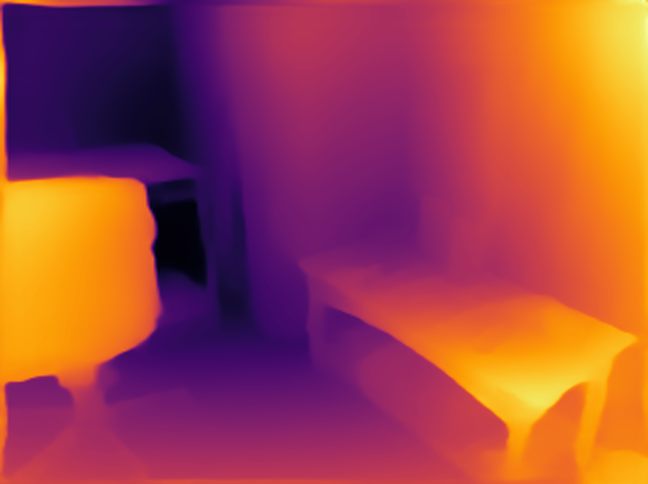
#> input picture data/scannet_data/scans/sample/depth/0-dpt_swin2_tiny_256.png, 1296 x 968 px, given as the content of the folder ataset_freiburg1_room/rgbd_dataset_freiburg1_room/rgb_subset, which was not available (shown at 1/2 size)
$ python reconstruction_map.py
#> lines starting #> are read from the running program, lines starting #| are printed output that depends on the picture; pictures that were not available may be replaced by others from this repository, and a replacement may not be noted
# reconstruct_map.py

import os
import cv2
import numpy as np
from tqdm import tqdm
import open3d as o3d

def load_rgb_images(scene_rgb_dir):
    """Load RGB images from the specified directory."""
    image_files = sorted([
        f for f in os.listdir(scene_rgb_dir)
        if f.lower().endswith(('.png', '.jpg', '.jpeg'))
    ])
    rgb_images = []
    for f in image_files:
        img_path = os.path.join(scene_rgb_dir, f)
        img = cv2.imread(img_path)
        if img is not None:
            rgb_images.append(cv2.cvtColor(img, cv2.COLOR_BGR2RGB))
        else:
            print(f"Warning: Unable to load image {img_path}")
    return rgb_images, image_files

def load_depth_maps(depth_dir, image_files):
    """Load depth maps corresponding to the RGB images."""
    depth_maps = []
    for f in image_files:
        depth_path = os.path.join(depth_dir, f"{f[:-4]}-dpt_swin2_tiny_256.png")
        depth = cv2.imread(depth_path, cv2.IMREAD_UNCHANGED)
        if depth is not None:
            # Assuming depth maps are normalized between 0 and 1
            depth = cv2.cvtColor(depth, cv2.COLOR_BGR2GRAY).astype(np.float32) / 255.0
            depth_maps.append(depth)
        else:
            print(f"Warning: Unable to load depth map {depth_path}")
            depth_maps.append(None)
    return depth_maps

def extract_features_and_matches(img1, img2):
    """Extract ORB features and find matches between two images."""
    orb = cv2.ORB_create(5000)
    keypoints1, descriptors1 = orb.detectAndCompute(img1, None)
    keypoints2, descriptors2 = orb.detectAndCompute(img2, None)

    bf = cv2.BFMatcher(cv2.NORM_HAMMING, crossCheck=True)
    if descriptors1 is None or descriptors2 is None:
        return None, None, None
    matches = bf.match(descriptors1, descriptors2)
    matches = sorted(matches, key=lambda x: x.distance)
    return keypoints1, keypoints2, matches

def estimate_camera_pose(kp1, kp2, matches, camera_matrix):
    """Estimate the relative camera pose between two images."""
    if len(matches) < 8:
        return None, None
    src_pts = np.float32([kp1[m.queryIdx].pt for m in matches]).reshape(-1,1,2)
    dst_pts = np.float32([kp2[m.trainIdx].pt for m in matches]).reshape(-1,1,2)
    E, mask = cv2.findEssentialMat(src_pts, dst_pts, camera_matrix, method=cv2.RANSAC, prob=0.999, threshold=1.0)
    if E is None:
        return None, None
    _, R, t, _ = cv2.recoverPose(E, src_pts, dst_pts, camera_matrix)
    return R, t

def create_point_cloud(rgb, depth, camera_matrix, pose=np.eye(4)):
    """Create an Open3D point cloud from RGB and depth images."""
    height, width = depth.shape
    fx, fy = camera_matrix[0,0], camera_matrix[1,1]
    cx, cy = camera_matrix[0,2], camera_matrix[1,2]

    x, y = np.meshgrid(np.arange(width), np.arange(height))
    x3 = (x - cx) * depth / fx
    y3 = (y - cy) * depth / fy
    z3 = depth

    points = np.stack((x3, y3, z3), axis=-1).reshape(-1, 3)
    colors = rgb.reshape(-1, 3) / 255.0

    points_hom = np.hstack((points, np.ones((points.shape[0], 1))))
    points_transformed = (pose @ points_hom.T).T[:, :3]

    pcd = o3d.geometry.PointCloud()
    pcd.points = o3d.utility.Vector3dVector(points_transformed)
    pcd.colors = o3d.utility.Vector3dVector(colors)

    pcd.remove_non_finite_points()
    return pcd

def reconstruct_map(scene_rgb_dir, depth_dir, output_map_file, camera_intrinsics):
    """Reconstructs the 3D map from RGB and depth images and saves it."""
    rgb_images, image_files = load_rgb_images(scene_rgb_dir)
    if not rgb_images:
        print(f"No RGB images found in {scene_rgb_dir}.")
        return

    depth_maps = load_depth_maps(depth_dir, image_files)
    # Modified line to fix the ValueError
    if not any(dm is not None for dm in depth_maps):
        print(f"No valid depth maps found in {depth_dir}.")
        return

    camera_matrix = np.array([
        [camera_intrinsics['fx'], 0, camera_intrinsics['cx']],
        [0, camera_intrinsics['fy'], camera_intrinsics['cy']],
        [0, 0, 1]
    ])

    current_pose = np.eye(4)
    point_clouds = []

    for i in tqdm(range(len(rgb_images)), desc="Processing Images"):
        rgb = rgb_images[i]
        depth = depth_maps[i]
        if depth is None:
            print(f"Skipping image {i} due to missing depth map.")
            continue

        pcd = create_point_cloud(rgb, depth, camera_matrix, current_pose)
        point_clouds.append(pcd)

        if i > 0:
            img1 = rgb_images[i - 1]
            img2 = rgb_images[i]

            kp1, kp2, matches = extract_features_and_matches(img1, img2)
            if matches is None or len(matches) < 8:
                print(f"Not enough matches between image {i - 1} and {i}. Skipping pose estimation.")
                continue

            R, t = estimate_camera_pose(kp1, kp2, matches, camera_matrix)
            if R is None or t is None:
                print(f"Pose estimation failed between image {i - 1} and {i}. Skipping.")
                continue

            transformation = np.eye(4)
            transformation[:3, :3] = R
            transformation[:3, 3] = t.ravel()
            current_pose = current_pose @ np.linalg.inv(transformation)

    combined_pcd = o3d.geometry.PointCloud()
    for pcd in point_clouds:
        combined_pcd += pcd
    combined_pcd = combined_pcd.voxel_down_sample(voxel_size=0.02)

    os.makedirs(os.path.dirname(output_map_file), exist_ok=True)
    o3d.io.write_point_cloud(output_map_file, combined_pcd)
    print(f"3D map saved to {output_map_file}")

def visualize_map(output_map_file):
    """Visualizes the saved 3D map."""
    if not os.path.exists(output_map_file):
        print(f"Map file {output_map_file} does not exist. Cannot visualize.")
        return

    pcd = o3d.io.read_point_cloud(output_map_file)
    o3d.visualization.draw_geometries([pcd])

def main():
    scene_rgb_dir = 'data/rgbd_dataset_freiburg1_room/rgbd_dataset_freiburg1_room/rgb_subset'  # Path to RGB images
    depth_dir = 'data/rgbd_dataset_freiburg1_room/rgbd_dataset_freiburg1_room/depth'  # Path to depth maps
    output_map_file = 'results/freiburg1_room_map.ply'  # Path to save the 3D map

    camera_intrinsics = {
        'fx': 517.3,
        'fy': 516.5,
        'cx': 318.6,
        'cy': 255.3
    }

    reconstruct_map(scene_rgb_dir, depth_dir, output_map_file, camera_intrinsics)
#> in load_rgb_images, img is the input picture: shape (968, 1296, 3); mean B, G, R 70.5, 68.4, 162.3
#> in reconstruct_map, `rgb_images, image_files = load_rgb_images(scene_rgb_dir)`: rgb_images = 1 item; image_files = ['0-dpt_swin2_tiny_256.png']
#> in load_depth_maps, `depth = cv2.cvtColor(depth, cv2.COLOR_BGR2GRAY).astype(np.float32) / 2..`:
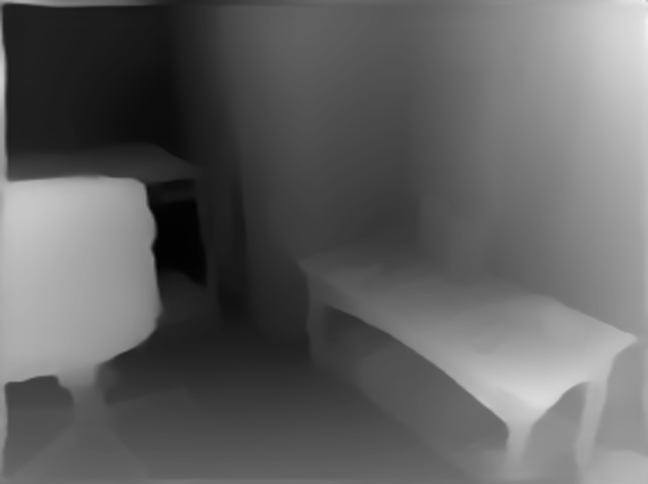
#> depth: shape (968, 1296) float32 (shown at 1/2 size); min 0, max 0.957, mean 0.379
#> in reconstruct_map, `depth_maps = load_depth_maps(depth_dir, image_files)`: depth_maps = 1 item
#> the loop in reconstruct_map, `for i in tqdm(range(len(rgb_images)), desc="Processing Images"):` made 1 pass
#> (height in create_point_cloud, width in create_point_cloud, fx in create_point_cloud, fy in create_point_cloud, cx in create_point_cloud, cy in create_point_cloud) on pass 1: (968, 1296, 517.3, 516.5, 318.6, 255.3)
#> pass 1, in create_point_cloud, `x3 = (x - cx) * depth / fx`:
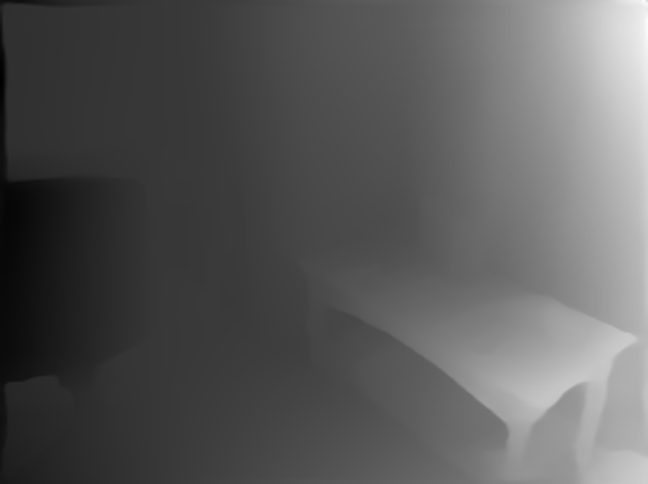
#> x3: shape (968, 1296) float64 (shown at 1/2 size); min -0.502, max 1.79, mean 0.309; drawn with min black and max white
#> pass 1, in create_point_cloud, `y3 = (y - cy) * depth / fy`:
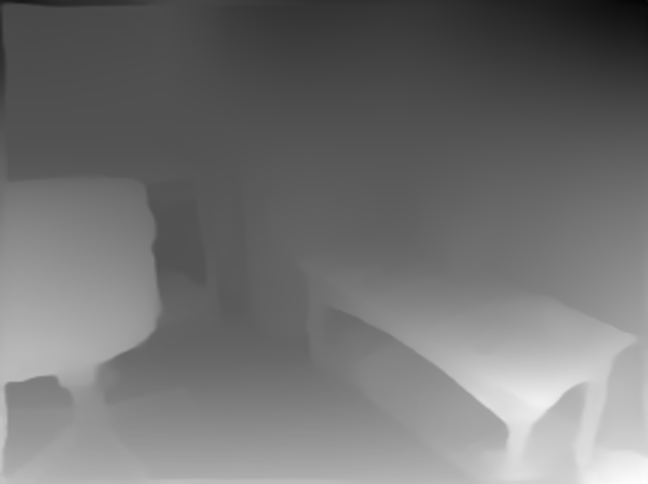
#> y3: shape (968, 1296) float64 (shown at 1/2 size); min -0.473, max 0.994, mean 0.183; drawn with min black and max white
#> after the loop in reconstruct_map, `for i in tqdm(range(len(rgb_images)), desc="Processing Images"):`: current_pose = [[1, 0, 0, 0], [0, 1, 0, 0], [0, 0, 1, 0], [0, 0, 0, 1]]; point_clouds = 1 item
#> the loop in reconstruct_map, `for pcd in point_clouds:` made 1 pass
#> (the call stopped at in reconstruct_map, `combined_pcd += pcd`: open3d is not available in this run)
    visualize_map(output_map_file)

if __name__ == "__main__":
    main()
